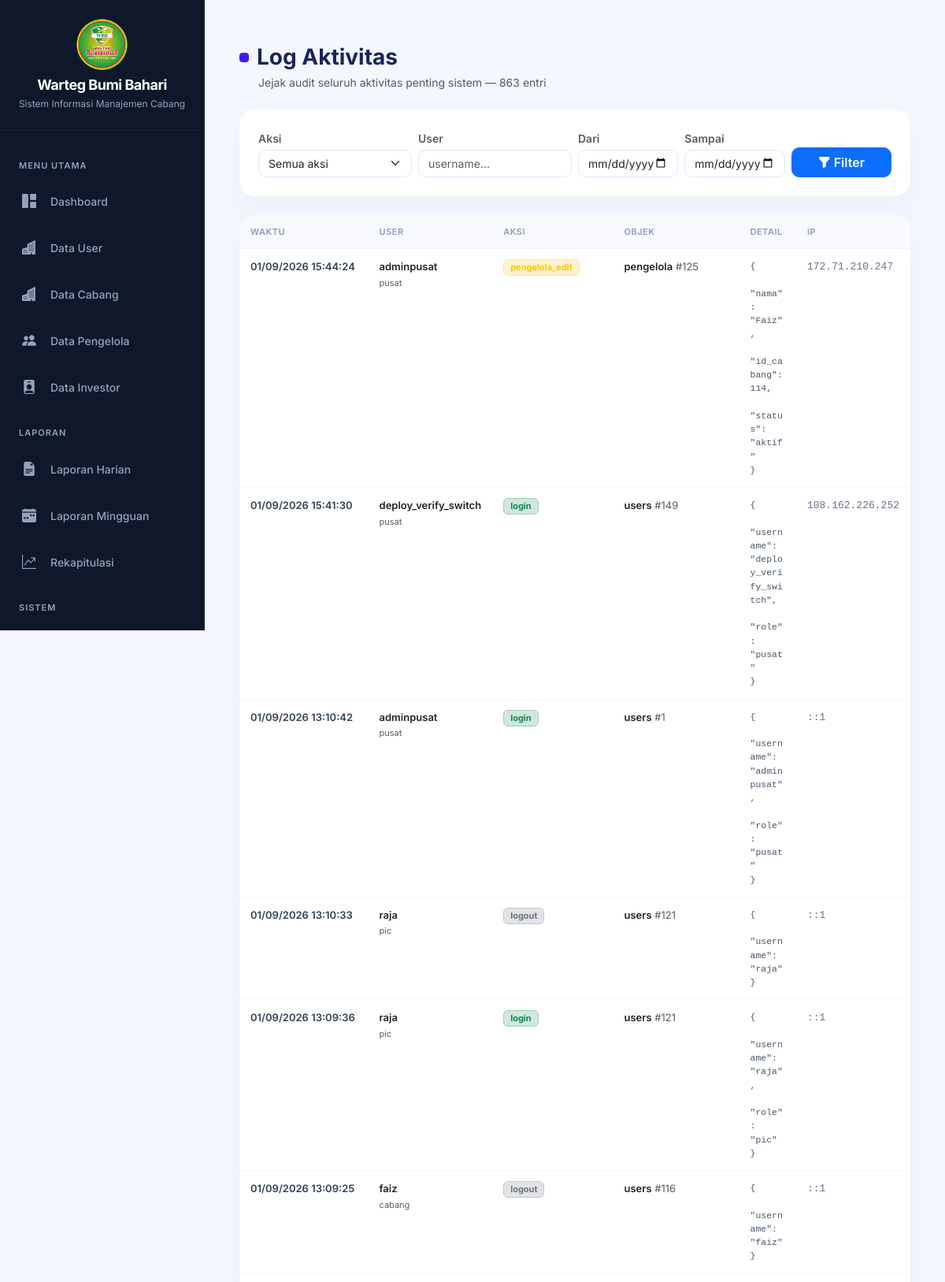
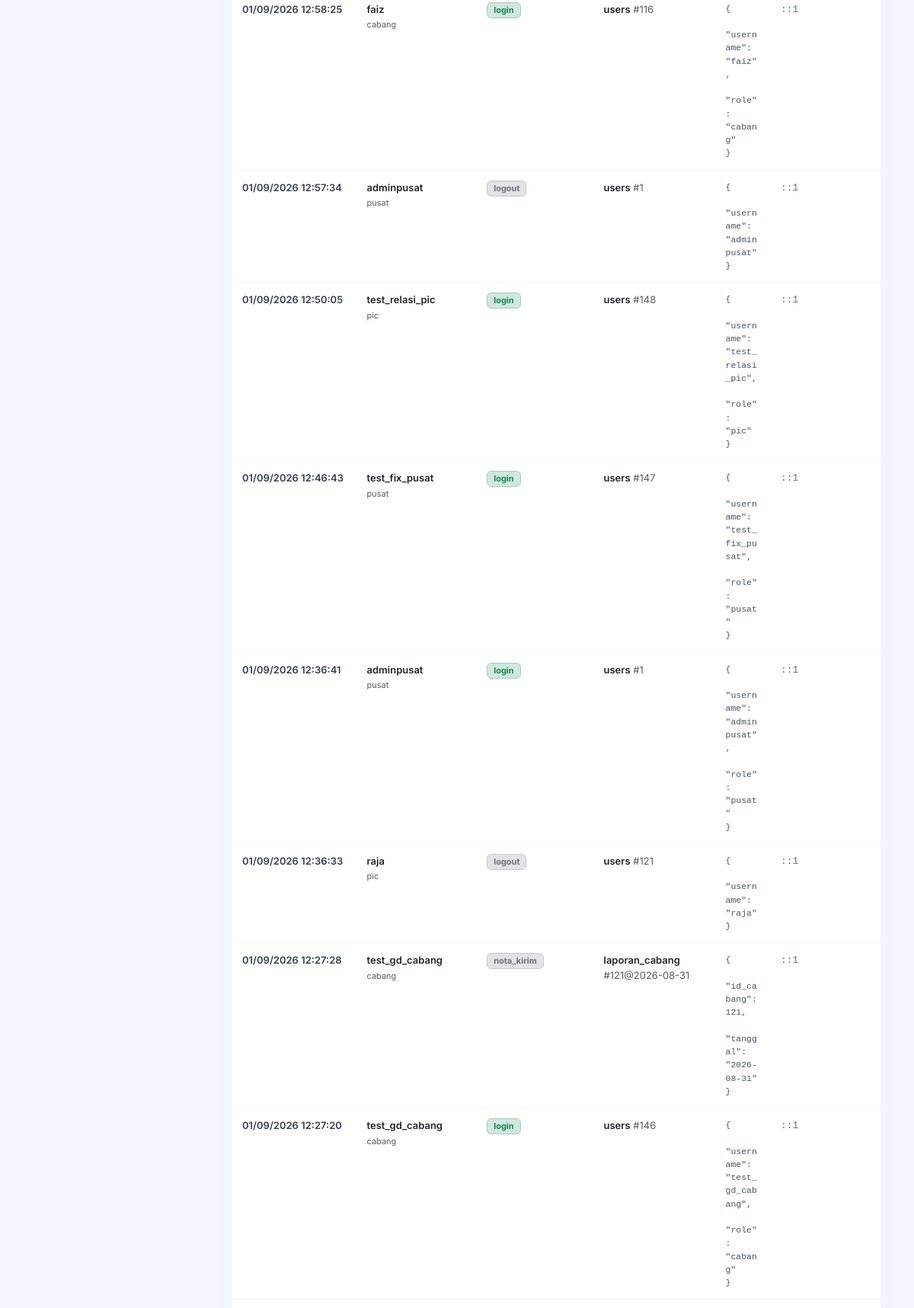
/admin_pusat/audit_log.php (signed in, upper part), run on the app's committed database (2 pictures, top to bottom).
### tables this page shows
CREATE TABLE `audit_log` (
  `id` bigint(20) NOT NULL AUTO_INCREMENT,
  `waktu` datetime NOT NULL DEFAULT current_timestamp(),
  `user_id` int(11) DEFAULT NULL,
  `username` varchar(50) DEFAULT NULL,
  `role` varchar(20) DEFAULT NULL,
  `aksi` varchar(60) NOT NULL,
  `tabel` varchar(40) DEFAULT NULL,
  `record_id` varchar(60) DEFAULT NULL,
  `detail` text DEFAULT NULL,
  `ip` varchar(45) DEFAULT NULL,
  `user_agent` varchar(255) DEFAULT NULL,
  PRIMARY KEY (`id`),
  KEY `idx_audit_waktu` (`waktu`),
  KEY `idx_audit_user` (`user_id`),
  KEY `idx_audit_tabel` (`tabel`,`record_id`),
  KEY `idx_audit_aksi` (`aksi`)
);

### config/koneksi.php (called while the page is built, shortened)
<?php
if (!function_exists('h')) {
    function h($string): string
    {
        return htmlspecialchars((string) ($string ?? ''), ENT_QUOTES, 'UTF-8');
    }
}

### admin_pusat/audit_log.php (the view, shortened to what this page needs)
<?php
require '../config/koneksi.php';
include 'sidebar_pusat.php';
$f_user  = trim($_GET['user'] ?? '');
$f_dari  = preg_match('/^\d{4}-\d{2}-\d{2}$/', $_GET['dari'] ?? '')  ? $_GET['dari']  : '';
$f_sampai = preg_match('/^\d{4}-\d{2}-\d{2}$/', $_GET['sampai'] ?? '') ? $_GET['sampai'] : '';
$where  = "WHERE 1=1";
$params = [];
$types  = "";
$limit  = 25;
$page   = max(1, (int) ($_GET['page'] ?? 1));
$offset = ($page - 1) * $limit;
$sc = $conn->prepare("SELECT COUNT(*) t FROM audit_log $where");
$sc->execute();
$total = (int) $sc->get_result()->fetch_assoc()['t'];
$sql = "SELECT * FROM audit_log $where ORDER BY id DESC LIMIT ? OFFSET ?";
$st  = $conn->prepare($sql);
$bt  = $types . "ii";
$bp  = array_merge($params, [$limit, $offset]);
$st->bind_param($bt, ...$bp);
$st->execute();
$rows = $st->get_result();
function badge_aksi(string $a): string
{
    $c = 'secondary';
    if (str_contains($a, 'hapus')) $c = 'danger';
    elseif (str_contains($a, 'tambah') || $a === 'login') $c = 'success';
    elseif (str_contains($a, 'edit') || str_contains($a, 'ganti')) $c = 'warning';
    elseif (str_contains($a, 'gagal') || str_contains($a, 'ditolak')) $c = 'danger';
    elseif ($a === 'logout') $c = 'secondary';
    return '<span class="badge bg-' . $c . '-subtle text-' . $c . ' border border-' . $c . '-subtle px-2 py-1" style="font-size:11px;">' . h($a) . '</span>';
}
?>
<link rel="stylesheet" href="https://cdn.jsdelivr.net/npm/bootstrap-icons@1.11.3/font/bootstrap-icons.min.css">
<div class="container-fluid py-4">
    <div class="d-flex align-items-center mb-1">
        <span class="title-mark"></span>
        <h3 class="fw-bold mb-0" style="color:#1b2559;">Log Aktivitas</h3>
    </div>
    <span class="text-muted small ms-4 d-block mb-4">Jejak audit seluruh aktivitas penting sistem &mdash; <?= number_format($total) ?> entri</span>
    <div class="card saas-card mb-4">
        <div class="card-body p-3 p-md-4">
            <form method="GET" class="al-form row g-2 align-items-end">
                <div class="col-6 col-md-3">
                    <label class="form-label small fw-semibold text-muted mb-1">Aksi</label>
                    <select name="aksi" class="form-select">
                        <option value="">Semua aksi</option>
                    </select>
                </div>
                <div class="col-6 col-md-3">
                    <label class="form-label small fw-semibold text-muted mb-1">User</label>
                    <input type="text" name="user" value="<?= h($f_user) ?>" class="form-control" placeholder="username...">
                </div>
                <div class="col-6 col-md-2">
                    <label class="form-label small fw-semibold text-muted mb-1">Dari</label>
                    <input type="date" name="dari" value="<?= h($f_dari) ?>" class="form-control">
                </div>
                <div class="col-6 col-md-2">
                    <label class="form-label small fw-semibold text-muted mb-1">Sampai</label>
                    <input type="date" name="sampai" value="<?= h($f_sampai) ?>" class="form-control">
                </div>
                <div class="col-12 col-md-2 d-flex gap-2">
                    <button class="btn btn-primary w-100 fw-semibold" style="border-radius:10px;"><i class="bi bi-funnel-fill me-1"></i>Filter</button>
                </div>
            </form>
        </div>
    </div>
    <div class="card saas-card overflow-hidden">
        <div class="table-responsive">
            <table class="al-table">
                <thead>
                    <tr>
                        <th style="width:150px;">Waktu</th>
                        <th style="width:150px;">User</th>
                        <th style="width:150px;">Aksi</th>
                        <th style="width:160px;">Objek</th>
                        <th>Detail</th>
                        <th style="width:120px;">IP</th>
                    </tr>
                </thead>
                <tbody>
                    <?php if ($rows->num_rows === 0): ?>
                        <tr><td colspan="6" class="text-center text-muted py-5"><i class="bi bi-inbox fs-3 d-block mb-2"></i>Tidak ada log</td></tr>
                    <?php else: while ($r = $rows->fetch_assoc()): ?>
                        <tr>
                            <td data-label="Waktu" class="al-time"><?= date('d/m/Y H:i:s', strtotime($r['waktu'])) ?></td>
                            <td data-label="User">
                                <?php if ($r['username']): ?>
                                    <span class="fw-semibold"><?= h($r['username']) ?></span><br>
                                    <span class="text-muted" style="font-size:11px;"><?= h($r['role'] ?? '-') ?></span>
                                <?php else: ?>
                                    <span class="text-muted">&mdash;</span>
                                <?php endif; ?>
                            </td>
                            <td data-label="Aksi"><?= badge_aksi($r['aksi']) ?></td>
                            <td data-label="Objek">
                                <?php if ($r['tabel']): ?>
                                    <span class="fw-semibold text-dark"><?= h($r['tabel']) ?></span>
                                    <?php if ($r['record_id'] !== null && $r['record_id'] !== ''): ?>
                                        <span class="text-muted">#<?= h($r['record_id']) ?></span>
                                    <?php endif; ?>
                                <?php else: ?>
                                    <span class="text-muted">&mdash;</span>
                                <?php endif; ?>
                            </td>
                            <td data-label="Detail">
                                <?php if ($r['detail']): ?>
                                    <div class="al-detail"><?php
                                        $j = json_decode($r['detail'], true);
                                        echo h($j !== null ? json_encode($j, JSON_PRETTY_PRINT | JSON_UNESCAPED_UNICODE | JSON_UNESCAPED_SLASHES) : $r['detail']);
                                    ?></div>
                                <?php else: ?>
                                    <span class="text-muted">&mdash;</span>
                                <?php endif; ?>
                            </td>
                            <td data-label="IP" class="al-ip"><?= h($r['ip'] ?? '-') ?></td>
                        </tr>
                    <?php endwhile; endif; ?>
                </tbody>
            </table>
        </div>
    </div>
</div>

### admin_pusat/sidebar_pusat.php (style rules this page uses)
:root { --sidebar-bg: #0f172a; --sidebar-hover: rgba(59, 130, 246, 0.15); --sidebar-active: linear-gradient(90deg, #3b82f6 0%, #2563eb 100%); --text-muted: #94a3b8; --content-bg: #f8fafc; }
* { font-family: 'Inter', sans-serif; }
body { background: var(--content-bg); }

### admin_pusat/audit_log.php (style rules this page uses)
body { background-color: #f4f7fe !important; font-family: 'Plus Jakarta Sans', sans-serif !important; color: #1b2559; }
.saas-card { background: #fff; border: none !important; border-radius: 20px !important; box-shadow: 0 18px 40px rgba(112,144,176,.06) !important; }
.title-mark { width: 12px; height: 12px; background: #4318ff; border-radius: 4px; display: inline-block; margin-right: 10px; }
.al-form .form-control, .al-form .form-select { border-radius: 10px; border: 1px solid #e0e7ff; font-size: 14px; }
.al-table { width: 100%; margin: 0; }
.al-table thead th { background: #f8f9fc; color: #8f9bba; font-size: 11px; text-transform: uppercase; letter-spacing: .5px; font-weight: 600; padding: 13px 14px; border-bottom: 1px solid #eef2f9; white-space: nowrap; }
.al-table tbody td { padding: 13px 14px; border-bottom: 1px solid #f4f7fe; font-size: 13px; vertical-align: top; }
.al-detail { font-family: ui-monospace, SFMono-Regular, Menlo, monospace; font-size: 11.5px; color: #475569; white-space: pre-wrap; word-break: break-word; max-width: 420px; }
.al-time { white-space: nowrap; font-weight: 600; color: #334155; }
.al-ip { font-family: ui-monospace, monospace; font-size: 11.5px; color: #64748b; }

### data on the page
audit_log: waktu "01/09/2026 15:44:24", username "adminpusat", role "pusat", aksi "pengelola_edit", tabel "pengelola", record "125", detail "{ \"nama\": \"Faiz\", \"id_cabang\": 114, \"status\": \"aktif\" }", ip "172.71.210.247"
audit_log: waktu "01/09/2026 15:41:30", username "deploy_verify_switch", role "pusat", aksi "login", tabel "users", record "149", detail "{ \"username\": \"deploy_verify_switch\", \"role\": \"pusat\" }", ip "108.162.226.252"
audit_log: waktu "01/09/2026 13:10:42", username "adminpusat", role "pusat", aksi "login", tabel "users", record "1", detail "{ \"username\": \"adminpusat\", \"role\": \"pusat\" }", ip "::1"
audit_log: waktu "01/09/2026 13:10:33", username "raja", role "pic", aksi "logout", tabel "users", record "121", detail "{ \"username\": \"raja\" }", ip "::1"
audit_log: waktu "01/09/2026 13:09:36", username "raja", role "pic", aksi "login", tabel "users", record "121", detail "{ \"username\": \"raja\", \"role\": \"pic\" }", ip "::1"
audit_log: waktu "01/09/2026 13:09:25", username "faiz", role "cabang", aksi "logout", tabel "users", record "116", detail "{ \"username\": \"faiz\" }", ip "::1"
audit_log: waktu "01/09/2026 12:58:25", username "faiz", role "cabang", aksi "login", tabel "users", record "116", detail "{ \"username\": \"faiz\", \"role\": \"cabang\" }", ip "::1"
audit_log: waktu "01/09/2026 12:57:34", username "adminpusat", role "pusat", aksi "logout", tabel "users", record "1", detail "{ \"username\": \"adminpusat\" }", ip "::1"
audit_log: waktu "01/09/2026 12:50:05", username "test_relasi_pic", role "pic", aksi "login", tabel "users", record "148", detail "{ \"username\": \"test_relasi_pic\", \"role\": \"pic\" }", ip "::1"
audit_log: waktu "01/09/2026 12:46:43", username "test_fix_pusat", role "pusat", aksi "login", tabel "users", record "147", detail "{ \"username\": \"test_fix_pusat\", \"role\": \"pusat\" }", ip "::1"
audit_log: waktu "01/09/2026 12:36:41", username "adminpusat", role "pusat", aksi "login", tabel "users", record "1", detail "{ \"username\": \"adminpusat\", \"role\": \"pusat\" }", ip "::1"
audit_log: waktu "01/09/2026 12:36:33", username "raja", role "pic", aksi "logout", tabel "users", record "121", detail "{ \"username\": \"raja\" }", ip "::1"
audit_log: waktu "01/09/2026 12:27:28", username "test_gd_cabang", role "cabang", aksi "nota_kirim", tabel "laporan_cabang", record "121@2026-08-31", detail "{ \"id_cabang\": 121, \"tanggal\": \"2026-08-31\" }", ip "::1"
audit_log: waktu "01/09/2026 12:27:20", username "test_gd_cabang", role "cabang", aksi "login", tabel "users", record "146", detail "{ \"username\": \"test_gd_cabang\", \"role\": \"cabang\" }", ip "::1"

### other printed values
$total "863"
